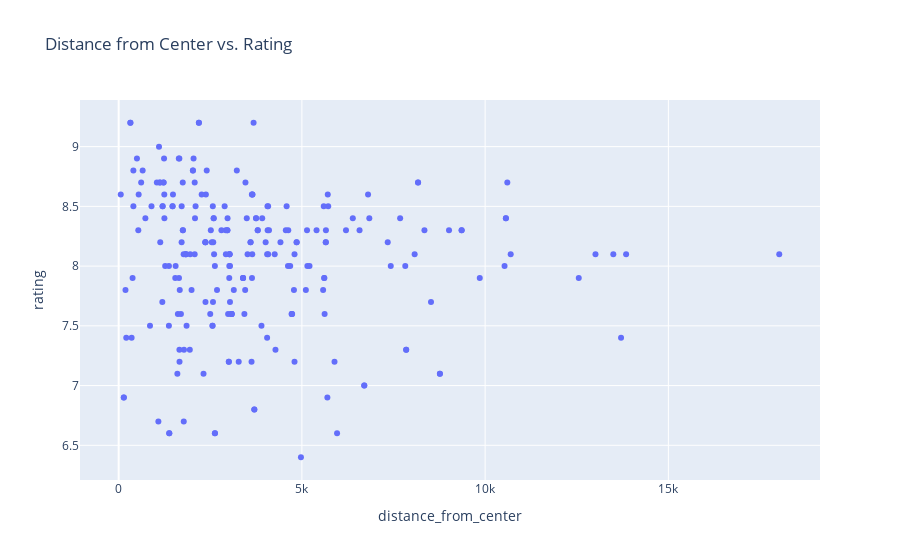

The notebook cell this image was saved under:
### Markdown cell above
# Scatter Plot: Relationship between Distance from Center and Rating
I first thought hotels closer to the center would have higher ratings. But, it looks like there isn't a strong link between how close they are to the center and their ratings. This was different from what I expected, showing distance and ratings don't always match up.

### Code cell
fig2.show()

### Figure 1 — Plotly figure (JSON) as saved in the notebook; plotly's stock layout.template omitted (floating-point values rounded to 4 significant figures; data arrays with more than 128 entries replaced by an {"elided": "..."} marker saying what was removed)
{"data": [{"hovertemplate": "distance_from_center=%{x}<br>rating=%{y}<extra></extra>", "legendgroup": "", "marker": {"color": "#636efa", "symbol": "circle"}, "mode": "markers", "name": "", "orientation": "v", "showlegend": false, "type": "scatter", "x": {"elided": "226 int values"}, "xaxis": "x", "y": {"elided": "226 float values"}, "yaxis": "y"}], "layout": {"legend": {"tracegroupgap": 0}, "title": {"text": "Distance from Center vs. Rating"}, "xaxis": {"anchor": "y", "domain": [0, 1], "title": {"text": "distance_from_center"}}, "yaxis": {"anchor": "x", "domain": [0, 1], "title": {"text": "rating"}}}}
